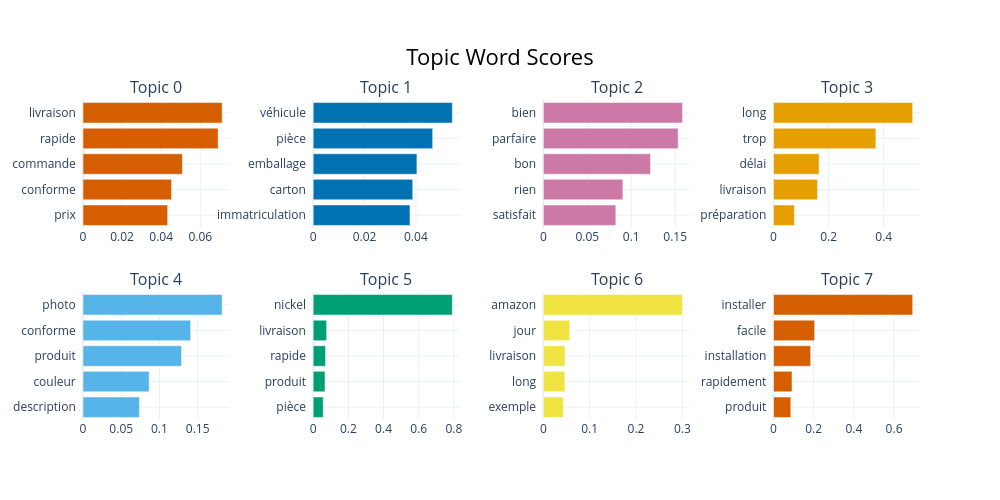
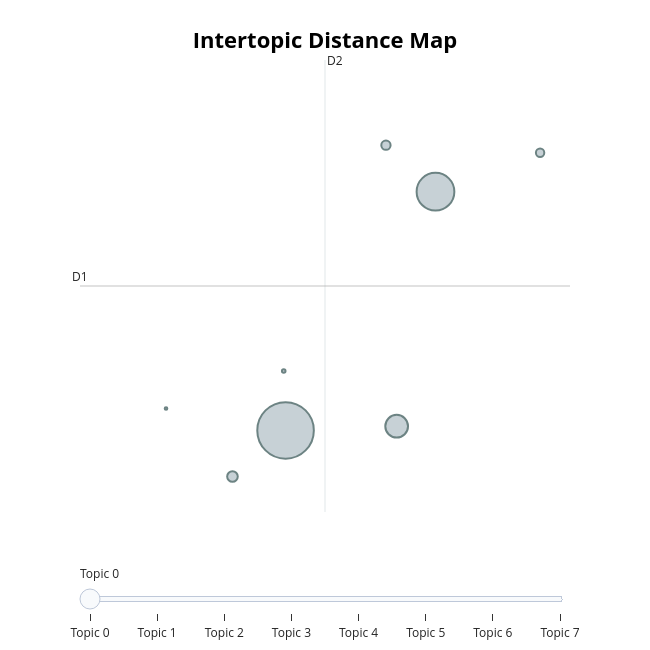

Notebook code cell kept with these figures, in order:
### Code cell
# 1. Le Barchart des 10 thèmes
# On précise n_words=10 pour voir les 10 mots les plus représentatifs de chaque grand thème
fig_bar = topic_model.visualize_barchart(top_n_topics=10, n_words=5)
fig_bar.show()

# 2. La carte des distances (Intertopic Distance Map)
# Idéal pour voir si vos 10 thèmes sont bien distincts ou s'ils se chevauchent encore
fig_map = topic_model.visualize_topics()
fig_map.show()

### Figure 1 — Plotly figure (JSON) as saved in the notebook; plotly's stock layout.template omitted (floating-point values rounded to 4 significant figures)
{"data": [{"marker": {"color": "#D55E00"}, "orientation": "h", "type": "bar", "x": [0.04331, 0.0453, 0.05085, 0.06915, 0.07119], "xaxis": "x", "y": ["prix  ", "conforme  ", "commande  ", "rapide  ", "livraison  "], "yaxis": "y"}, {"marker": {"color": "#0072B2"}, "orientation": "h", "type": "bar", "x": [0.03769, 0.03876, 0.04039, 0.04654, 0.05419], "xaxis": "x2", "y": ["immatriculation  ", "carton  ", "emballage  ", "pièce  ", "véhicule  "], "yaxis": "y2"}, {"marker": {"color": "#CC79A7"}, "orientation": "h", "type": "bar", "x": [0.08247, 0.09049, 0.1219, 0.1534, 0.1583], "xaxis": "x3", "y": ["satisfait  ", "rien  ", "bon  ", "parfaire  ", "bien  "], "yaxis": "y3"}, {"marker": {"color": "#E69F00"}, "orientation": "h", "type": "bar", "x": [0.07588, 0.1597, 0.1653, 0.3714, 0.505], "xaxis": "x4", "y": ["préparation  ", "livraison  ", "délai  ", "trop  ", "long  "], "yaxis": "y4"}, {"marker": {"color": "#56B4E9"}, "orientation": "h", "type": "bar", "x": [0.07378, 0.08658, 0.1288, 0.1407, 0.182], "xaxis": "x5", "y": ["description  ", "couleur  ", "produit  ", "conforme  ", "photo  "], "yaxis": "y5"}, {"marker": {"color": "#009E73"}, "orientation": "h", "type": "bar", "x": [0.05728, 0.06726, 0.07025, 0.0765, 0.7909], "xaxis": "x6", "y": ["pièce  ", "produit  ", "rapide  ", "livraison  ", "nickel  "], "yaxis": "y6"}, {"marker": {"color": "#F0E442"}, "orientation": "h", "type": "bar", "x": [0.04323, 0.04651, 0.04677, 0.057, 0.3003], "xaxis": "x7", "y": ["exemple  ", "long  ", "livraison  ", "jour  ", "amazon  "], "yaxis": "y7"}, {"marker": {"color": "#D55E00"}, "orientation": "h", "type": "bar", "x": [0.08609, 0.09204, 0.1848, 0.2045, 0.6927], "xaxis": "x8", "y": ["produit  ", "rapidement  ", "installation  ", "facile  ", "installer  "], "yaxis": "y8"}], "layout": {"annotations": [{"font": {"size": 16}, "showarrow": false, "text": "Topic 0", "x": 0.0875, "xanchor": "center", "xref": "paper", "y": 1, "yanchor": "bottom", "yref": "paper"}, {"font": {"size": 16}, "showarrow": false, "text": "Topic 1", "x": 0.3625, "xanchor": "center", "xref": "paper", "y": 1, "yanchor": "bottom", "yref": "paper"}, {"font": {"size": 16}, "showarrow": false, "text": "Topic 2", "x": 0.6375, "xanchor": "center", "xref": "paper", "y": 1, "yanchor": "bottom", "yref": "paper"}, {"font": {"size": 16}, "showarrow": false, "text": "Topic 3", "x": 0.9125, "xanchor": "center", "xref": "paper", "y": 1, "yanchor": "bottom", "yref": "paper"}, {"font": {"size": 16}, "showarrow": false, "text": "Topic 4", "x": 0.0875, "xanchor": "center", "xref": "paper", "y": 0.4, "yanchor": "bottom", "yref": "paper"}, {"font": {"size": 16}, "showarrow": false, "text": "Topic 5", "x": 0.3625, "xanchor": "center", "xref": "paper", "y": 0.4, "yanchor": "bottom", "yref": "paper"}, {"font": {"size": 16}, "showarrow": false, "text": "Topic 6", "x": 0.6375, "xanchor": "center", "xref": "paper", "y": 0.4, "yanchor": "bottom", "yref": "paper"}, {"font": {"size": 16}, "showarrow": false, "text": "Topic 7", "x": 0.9125, "xanchor": "center", "xref": "paper", "y": 0.4, "yanchor": "bottom", "yref": "paper"}], "height": 500, "hoverlabel": {"bgcolor": "white", "font": {"family": "Rockwell", "size": 16}}, "showlegend": false, "title": {"font": {"color": "Black", "size": 22}, "text": "Topic Word Scores", "x": 0.5, "xanchor": "center", "yanchor": "top"}, "width": 1000, "xaxis": {"anchor": "y", "domain": [0, 0.175], "showgrid": true}, "xaxis2": {"anchor": "y2", "domain": [0.275, 0.45], "showgrid": true}, "xaxis3": {"anchor": "y3", "domain": [0.55, 0.725], "showgrid": true}, "xaxis4": {"anchor": "y4", "domain": [0.825, 1], "showgrid": true}, "xaxis5": {"anchor": "y5", "domain": [0, 0.175], "showgrid": true}, "xaxis6": {"anchor": "y6", "domain": [0.275, 0.45], "showgrid": true}, "xaxis7": {"anchor": "y7", "domain": [0.55, 0.725], "showgrid": true}, "xaxis8": {"anchor": "y8", "domain": [0.825, 1], "showgrid": true}, "yaxis": {"anchor": "x", "domain": [0.6, 1], "showgrid": true}, "yaxis2": {"anchor": "x2", "domain": [0.6, 1], "showgrid": true}, "yaxis3": {"anchor": "x3", "domain": [0.6, 1], "showgrid": true}, "yaxis4": {"anchor": "x4", "domain": [0.6, 1], "showgrid": true}, "yaxis5": {"anchor": "x5", "domain": [0, 0.4], "showgrid": true}, "yaxis6": {"anchor": "x6", "domain": [0, 0.4], "showgrid": true}, "yaxis7": {"anchor": "x7", "domain": [0, 0.4], "showgrid": true}, "yaxis8": {"anchor": "x8", "domain": [0, 0.4], "showgrid": true}}}

### Figure 2 — Plotly figure (JSON) as saved in the notebook; plotly's stock layout.template omitted (floating-point values rounded to 4 significant figures)
{"data": [{"customdata": [[0, "livraison | rapide | commande | conforme | prix", 16671], [1, "véhicule | pièce | emballage | carton | immatriculation", 7422], [2, "bien | parfaire | bon | rien | satisfait", 2692], [3, "long | trop | délai | livraison | préparation", 587], [4, "photo | conforme | produit | couleur | description", 450], [5, "nickel | livraison | rapide | produit | pièce", 365], [6, "amazon | jour | livraison | long | exemple", 67], [7, "installer | facile | installation | rapidement | produit", 36]], "hovertemplate": "<b>Topic %{customdata[0]}</b><br>%{customdata[1]}<br>Size: %{customdata[2]}", "legendgroup": "", "marker": {"color": "#B0BEC5", "line": {"color": "DarkSlateGrey", "width": 2}, "size": [16671, 7422, 2692, 587, 450, 365, 67, 36], "sizemode": "area", "sizeref": 10.42, "symbol": "circle"}, "mode": "markers", "name": "", "orientation": "v", "showlegend": false, "type": "scatter", "x": [-2.568, -1.72, -1.939, -2.868, -2.0, -1.128, -2.578, -3.244], "xaxis": "x", "y": [3.389, 6.248, 3.439, 2.837, 6.805, 6.715, 4.1, 3.652], "yaxis": "y"}], "layout": {"annotations": [{"showarrow": false, "text": "D1", "x": -3.731, "y": 5.119, "yshift": 10}, {"showarrow": false, "text": "D2", "x": -2.345, "xshift": 10, "y": 7.826}], "height": 650, "hoverlabel": {"bgcolor": "white", "font": {"family": "Rockwell", "size": 16}}, "legend": {"itemsizing": "constant", "tracegroupgap": 0}, "margin": {"t": 60}, "shapes": [{"line": {"color": "#CFD8DC", "width": 2}, "type": "line", "x0": -2.345, "x1": -2.345, "y0": 2.412, "y1": 7.826}, {"line": {"color": "#9E9E9E", "width": 2}, "type": "line", "x0": -3.731, "x1": -0.9588, "y0": 5.119, "y1": 5.119}], "sliders": [{"active": 0, "pad": {"t": 50}, "steps": [{"args": [{"marker.color": [["red", "#B0BEC5", "#B0BEC5", "#B0BEC5", "#B0BEC5", "#B0BEC5", "#B0BEC5", "#B0BEC5"]]}], "label": "Topic 0", "method": "update"}, {"args": [{"marker.color": [["#B0BEC5", "red", "#B0BEC5", "#B0BEC5", "#B0BEC5", "#B0BEC5", "#B0BEC5", "#B0BEC5"]]}], "label": "Topic 1", "method": "update"}, {"args": [{"marker.color": [["#B0BEC5", "#B0BEC5", "red", "#B0BEC5", "#B0BEC5", "#B0BEC5", "#B0BEC5", "#B0BEC5"]]}], "label": "Topic 2", "method": "update"}, {"args": [{"marker.color": [["#B0BEC5", "#B0BEC5", "#B0BEC5", "red", "#B0BEC5", "#B0BEC5", "#B0BEC5", "#B0BEC5"]]}], "label": "Topic 3", "method": "update"}, {"args": [{"marker.color": [["#B0BEC5", "#B0BEC5", "#B0BEC5", "#B0BEC5", "red", "#B0BEC5", "#B0BEC5", "#B0BEC5"]]}], "label": "Topic 4", "method": "update"}, {"args": [{"marker.color": [["#B0BEC5", "#B0BEC5", "#B0BEC5", "#B0BEC5", "#B0BEC5", "red", "#B0BEC5", "#B0BEC5"]]}], "label": "Topic 5", "method": "update"}, {"args": [{"marker.color": [["#B0BEC5", "#B0BEC5", "#B0BEC5", "#B0BEC5", "#B0BEC5", "#B0BEC5", "red", "#B0BEC5"]]}], "label": "Topic 6", "method": "update"}, {"args": [{"marker.color": [["#B0BEC5", "#B0BEC5", "#B0BEC5", "#B0BEC5", "#B0BEC5", "#B0BEC5", "#B0BEC5", "red"]]}], "label": "Topic 7", "method": "update"}]}], "title": {"font": {"color": "Black", "size": 22}, "text": "<b>Intertopic Distance Map</b>", "x": 0.5, "xanchor": "center", "y": 0.95, "yanchor": "top"}, "width": 650, "xaxis": {"anchor": "y", "domain": [0, 1], "range": [-3.731, -0.9588], "title": {"text": ""}, "visible": false}, "yaxis": {"anchor": "x", "domain": [0, 1], "range": [2.412, 7.826], "title": {"text": ""}, "visible": false}}}
